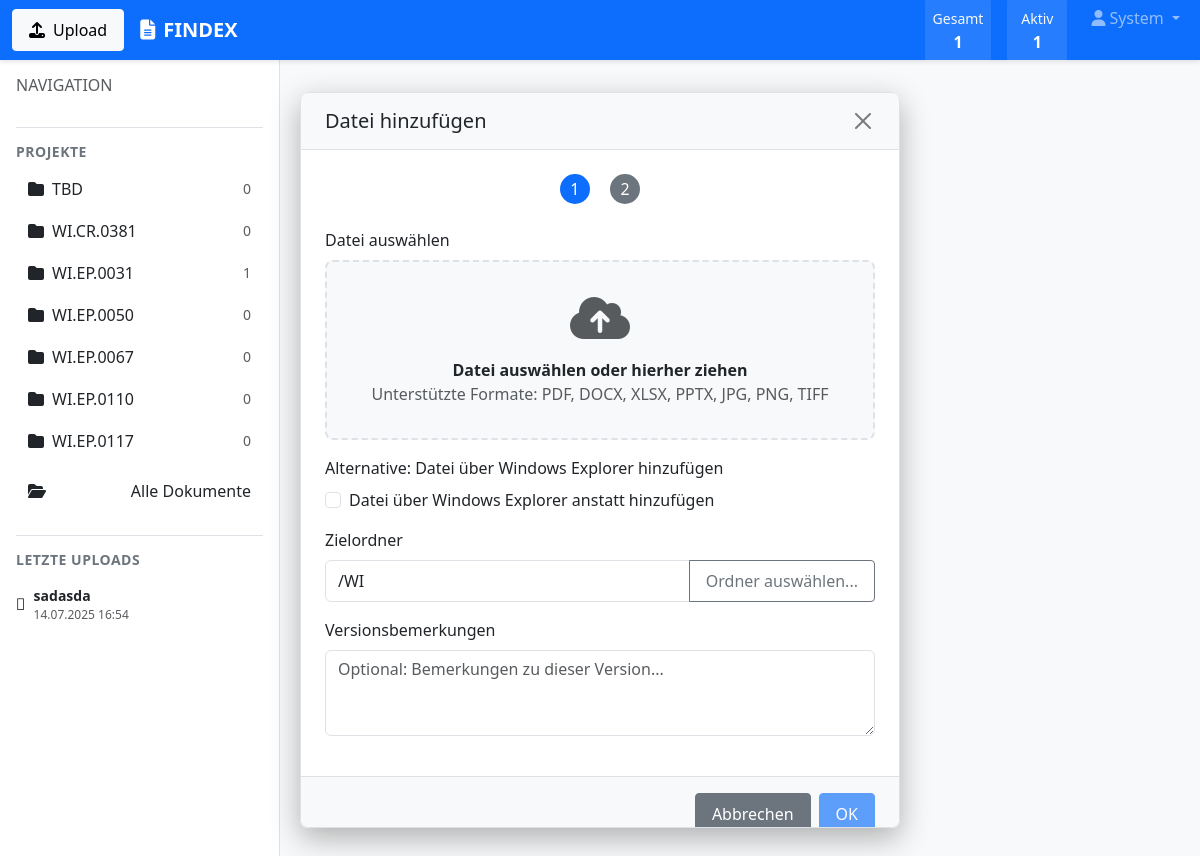
The app's page /documents/upload/ (signed in) with its own data.
### findexapp/models.py (models this page shows, shortened)
class User(AbstractUser):
    ROLE_CHOICES = [
        ('viewer', 'Viewer'),
        ('editor', 'Editor'),
        ('full_control', 'Full Control'),
        ('admin', 'Admin'),
    ]
    role = models.CharField(max_length=20, choices=ROLE_CHOICES, default='viewer')
    must_change_password = models.BooleanField(default=True)
    created_at = models.DateTimeField(auto_now_add=True)
    updated_at = models.DateTimeField(auto_now=True)

class Project(models.Model):
    name = models.CharField(max_length=100, unique=True)
    description = models.TextField(blank=True)
    is_active = models.BooleanField(default=True)
    created_at = models.DateTimeField(auto_now_add=True)
    created_by = models.ForeignKey(User, on_delete=models.SET_NULL, null=True)
    class Meta:
        ordering = ['name']
    def __str__(self):
        return self.name

class Document(models.Model):
    doc_type = models.ForeignKey(DocType, on_delete=models.PROTECT)
    document_file = models.FileField(upload_to=document_upload_path)
    version = models.CharField(max_length=50)
    publish_date = models.DateField(auto_now_add=True)
    project = models.ForeignKey(Project, on_delete=models.PROTECT)
    export_control = models.ForeignKey(ExportControl, on_delete=models.PROTECT)
    barcode_number = models.CharField(max_length=50, blank=True, unique=True, null=True)
    output_date = models.DateField(blank=True, null=True)
    title_de = models.CharField(max_length=200, blank=True)
    title_en = models.CharField(max_length=200, blank=True)
    title_fr = models.CharField(max_length=200, blank=True)
    is_active = models.BooleanField(default=True)
    description = models.TextField(blank=True)
    uploaded_by = models.ForeignKey(User, on_delete=models.SET_NULL, null=True)
    uploaded_at = models.DateTimeField(auto_now_add=True)
    updated_at = models.DateTimeField(auto_now=True)
    file_size = models.BigIntegerField(null=True, blank=True)
    file_type = models.CharField(max_length=10, blank=True)
    class Meta:
        ordering = ['-uploaded_at']
    @property
    def primary_title(self):
        return self.title_de or self.title_en or self.title_fr or 'Untitled'
    @property
    def file_icon(self):
        icon_map = {
            'PDF': 'fa-file-pdf',
            'DOC': 'fa-file-word',
            'DOCX': 'fa-file-word',
            'XLS': 'fa-file-excel',
            'XLSX': 'fa-file-excel',
            'PPT': 'fa-file-powerpoint',
            'PPTX': 'fa-file-powerpoint',
            'TXT': 'fa-file-text',
            'JPG': 'fa-file-image',
            'JPEG': 'fa-file-image',
            'PNG': 'fa-file-image',
            'GIF': 'fa-file-image',
            'BMP': 'fa-file-image',
            'TIFF': 'fa-file-image',
            'TIF': 'fa-file-image',
        }
        return icon_map.get(self.file_type, 'fa-file')

### findexapp/views.py (the view, shortened to what this page needs)
# urls.py: path('documents/upload/', views.document_upload, name='document_upload'),
@login_required
@user_passes_test(is_editor_or_above)
def document_upload(request):
    form = DocumentUploadForm()
    return render(request, 'findexapp/document_upload.html', {'form': form})

### findexapp/context_processors.py (called while the page is built)
def common_data(request):
    if not request.user.is_authenticated:
        return {}
    all_projects = Project.objects.filter(is_active=True).annotate(
        document_count=Count('document')
    ).order_by('name')
    total_documents = Document.objects.count()
    active_documents = Document.objects.filter(is_active=True).count()
    recent_days = int(SystemSettings.get_setting('recent_upload_days', 7))
    recent_date = timezone.now() - timedelta(days=recent_days)
    recent_uploads = Document.objects.filter(
        uploaded_at__gte=recent_date
    ).select_related('project', 'doc_type', 'uploaded_by').order_by('-uploaded_at')[:5]
    return {
        'all_projects': all_projects,
        'total_documents': total_documents,
        'active_documents': active_documents,
        'recent_uploads': recent_uploads,
    }

### findexapp/models.py (called while the page is built)
    def __str__(self):
        return self.name

    def __str__(self):
        return f"{self.code} - {self.name}"

    @classmethod
    def get_setting(cls, key, default=None):
        try:
            return cls.objects.get(key=key).value
        except cls.DoesNotExist:
            return default

### findexapp/views.py (called while the page is built)
def is_editor_or_above(user):
    return user.is_authenticated and user.role in ['editor', 'full_control', 'admin']

### templates/findexapp/document_upload.html (shortened to what this page needs)
{% extends 'base.html' %}
{% load static %}
{% block content %}
<div class="container mt-4">
    <div id="step1" class="upload-modal">
        <div class="upload-modal-header">
            <h5 class="mb-0">Datei hinzufügen</h5>
            <button type="button" class="btn-close" onclick="closeUpload()"></button>
        </div>
        <div class="upload-modal-body">
            <div class="step-indicator">
                <span class="step active">1</span>
                <span class="step">2</span>
            </div>
            <div class="mb-3">
                <label class="form-label">Datei auswählen</label>
                <div class="file-drop-area" onclick="document.getElementById('fileInput').click()">
                    <i class="fas fa-cloud-upload-alt fa-3x text-muted mb-3"></i>
                    <div>
                        <strong>Datei auswählen oder hierher ziehen</strong>
                        <div class="text-muted">Unterstützte Formate: PDF, DOCX, XLSX, PPTX, JPG, PNG, TIFF</div>
                    </div>
                </div>
            </div>
            <div class="mb-3">
                <label class="form-label">Alternative: Datei über Windows Explorer hinzufügen</label>
                <div class="form-check">
                    <input class="form-check-input" type="checkbox" id="useWindowsExplorer">
                    <label class="form-check-label" for="useWindowsExplorer">
                        Datei über Windows Explorer anstatt hinzufügen
                    </label>
                </div>
            </div>
            <div class="mb-3">
                <label class="form-label">Zielordner</label>
                <div class="input-group">
                    <input type="text" class="form-control" value="/WI" readonly>
                    <button class="btn btn-outline-secondary" type="button">Ordner auswählen...</button>
                </div>
            </div>
            <div class="mb-3">
                <label class="form-label">Versionsbemerkungen</label>
                <textarea class="form-control" rows="3" placeholder="Optional: Bemerkungen zu dieser Version..."></textarea>
            </div>
        </div>
        <div class="upload-modal-footer">
            <button type="button" class="btn btn-secondary" onclick="closeUpload()">Abbrechen</button>
            <button type="button" class="btn btn-primary" onclick="nextStep()" id="nextBtn" disabled>OK</button>
        </div>
    </div>
</div>
{% endblock %}

### templates/base.html (shortened to what this page needs)
<!DOCTYPE html>
<html lang="de">
<head>
    <link href="https://cdn.jsdelivr.net/npm/bootstrap@5.3.0/dist/css/bootstrap.min.css" rel="stylesheet">
    <link href="https://cdnjs.cloudflare.com/ajax/libs/font-awesome/6.4.0/css/all.min.css" rel="stylesheet">
    <link href="{% load static %}{% static 'css/style.css' %}" rel="stylesheet">
</head>
<body>
    {% if user.is_authenticated %}
    <nav class="navbar navbar-expand-lg navbar-dark bg-primary fixed-top">
        <div class="container-fluid">
            {% if user.role == 'editor' or user.role == 'full_control' or user.role == 'admin' %}
            <a href="{% url 'document_upload' %}" class="btn btn-light me-3">
                <i class="fas fa-upload me-2"></i>Upload
            </a>
            {% endif %}
            <a class="navbar-brand fw-bold me-auto" href="{% url 'dashboard' %}">
                <i class="fas fa-file-alt me-2"></i>FINDEX
            </a>
            <div class="navbar-nav flex-row">
                <div class="nav-item me-3">
                    <div class="d-flex gap-3">
                        <div class="stat-card">
                            <small class="text-light">Gesamt</small>
                            <div class="fw-bold text-white" id="total-docs">{{ total_documents|default:"0" }}</div>
                        </div>
                        <div class="stat-card">
                            <small class="text-light">Aktiv</small>
                            <div class="fw-bold text-white" id="active-docs">{{ active_documents|default:"0" }}</div>
                        </div>
                    </div>
                </div>
                <div class="nav-item dropdown">
                    <a class="nav-link dropdown-toggle" href="#" role="button" data-bs-toggle="dropdown">
                        <i class="fas fa-user me-1"></i>{{ user.first_name|default:user.username }}
                    </a>
                </div>
            </div>
        </div>
    </nav>
    <div class="main-layout">
        <aside class="sidebar">
            <div class="sidebar-header">
                <h6 class="text-muted mb-3">NAVIGATION</h6>
            </div>
            <div class="projects-list">
                <h6 class="sidebar-title">Projekte</h6>
                <div class="list-group list-group-flush">
                    {% for project in all_projects %}
                    <a href="{% url 'project_documents' project.id %}"
                       class="list-group-item list-group-item-action {% if current_project.id == project.id %}active{% endif %}">
                        <i class="fas fa-folder me-2"></i>{{ project.name }}
                        <small class="text-muted ms-auto">{{ project.document_count|default:"0" }}</small>
                    </a>
                    {% empty %}
                    <div class="text-muted small p-2">Keine Projekte verfügbar</div>
                    {% endfor %}
                </div>
                <a href="{% url 'document_list' %}" class="list-group-item list-group-item-action mt-2">
                    <i class="fas fa-folder-open me-2"></i>Alle Dokumente
                </a>
            </div>
            <div class="recent-uploads mt-4">
                <h6 class="sidebar-title">Letzte Uploads</h6>
                <div class="recent-list">
                    {% for doc in recent_uploads %}
                    <div class="recent-item">
                        <div class="d-flex align-items-center">
                            <i class="{{ doc.file_icon }} me-2"></i>
                            <div class="flex-grow-1">
                                <div class="fw-bold small">{{ doc.primary_title|truncatechars:30 }}</div>
                                <div class="text-muted x-small">{{ doc.uploaded_at|date:"d.m.Y H:i" }}</div>
                            </div>
                        </div>
                    </div>
                    {% empty %}
                    <div class="text-muted small">Keine aktuellen Uploads</div>
                    {% endfor %}
                </div>
            </div>
        </aside>
        <main class="content-area">
            {% block content %}{% endblock %}
        </main>
    </div>
    {% endif %}
    <script src="{% load static %}{% static 'js/main.js' %}"></script>
</body>
</html>

### static/css/style.css (style rules this page uses)
:root { --primary-color: #0d6efd; --secondary-color: #6c757d; --sidebar-width: 280px; --navbar-height: 60px; }
body { font-family: 'Segoe UI', Tahoma, Geneva, Verdana, sans-serif; background-color: #f8f9fa; margin: 0; padding: 0; }
.navbar { height: var(--navbar-height); box-shadow: 0 2px 4px rgba(0,0,0,0.1); z-index: 1030; }
.stat-card { background: rgba(255,255,255,0.1); padding: 0.5rem; border-radius: 4px; text-align: center; min-width: 60px; }
.main-layout { display: flex; margin-top: var(--navbar-height); min-height: calc(100vh - var(--navbar-height)); }
.sidebar { width: var(--sidebar-width); background: white; border-right: 1px solid #dee2e6; padding: 1rem; overflow-y: auto; height: calc(100vh - var(--navbar-height)); position: fixed; left: 0; top: var(--navbar-height); }
.sidebar-header { border-bottom: 1px solid #dee2e6; padding-bottom: 1rem; margin-bottom: 1rem; }
.sidebar-title { font-size: 0.875rem; font-weight: 600; color: #6c757d; margin-bottom: 0.5rem; text-transform: uppercase; letter-spacing: 0.5px; }
.projects-list .list-group-item { border: none; padding: 0.5rem 0.75rem; border-radius: 4px; margin-bottom: 2px; display: flex; align-items: center; justify-content: space-between; }
.recent-uploads { border-top: 1px solid #dee2e6; padding-top: 1rem; }
.recent-item { padding: 0.5rem 0; border-bottom: 1px solid #f1f3f4; }
.recent-item:last-child { border-bottom: none; }
.content-area { flex: 1; margin-left: var(--sidebar-width); padding: 1.5rem; background: #f8f9fa; }
.btn { border-radius: 4px; font-weight: 500; padding: 0.5rem 1rem; }
.btn-primary { background: var(--primary-color); border-color: var(--primary-color); }
.x-small { font-size: 0.75rem; }

### templates/findexapp/document_upload.html (style rules this page uses)
.upload-modal { position: fixed; top: 50%; left: 50%; transform: translate(-50%, -50%); background: white; border: 1px solid #dee2e6; border-radius: 8px; box-shadow: 0 10px 30px rgba(0,0,0,0.3); z-index: 1050; width: 90%; max-width: 600px; max-height: 80vh; overflow-y: auto; }
.upload-modal-header { padding: 1rem 1.5rem; border-bottom: 1px solid #dee2e6; background: #f8f9fa; display: flex; align-items: center; justify-content: space-between; }
.upload-modal-body { padding: 1.5rem; }
.upload-modal-footer { padding: 1rem 1.5rem; border-top: 1px solid #dee2e6; background: #f8f9fa; display: flex; justify-content: flex-end; gap: 0.5rem; }
.file-drop-area { border: 2px dashed #dee2e6; border-radius: 8px; padding: 2rem; text-align: center; background: #f8f9fa; cursor: pointer; transition: all 0.3s ease; }
.step-indicator { text-align: center; margin-bottom: 1.5rem; }
.step-indicator .step { display: inline-block; width: 30px; height: 30px; border-radius: 50%; background: #6c757d; color: white; line-height: 30px; margin: 0 0.5rem; }
.step-indicator .step.active { background: #0d6efd; }

### records on screen
User: first_name "System"
Project: name "TBD", document_count "0"
Project: name "WI.CR.0381", document_count "0"
Project: name "WI.EP.0031", document_count "1"
Project: name "WI.EP.0050", document_count "0"
Project: name "WI.EP.0067", document_count "0"
Project: name "WI.EP.0110", document_count "0"
Project: name "WI.EP.0117", document_count "0"
Document: primary_title "sadasda", uploaded_at "14.07.2025 16:54"

### other values on screen
{{ total_documents|default:"0" }} "1"
{{ active_documents|default:"0" }} "1"
